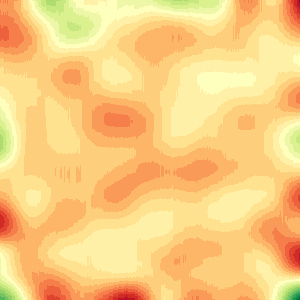
#> input picture frontend/src/assets/img_ndvi.png, 300 x 300 px, found by its file name
$ python generate_lai.py
#> lines starting #> are read from the running program, lines starting #| are printed output that depends on the picture
from PIL import Image, ImageEnhance, ImageDraw, ImageFilter
import sys
import os

try:
    img_path = r'c:\Users\Admin\Desktop\LCB Fertilizer\frontend\src\assets\img_NDVI.png'
    out_path = r'c:\Users\Admin\Desktop\LCB Fertilizer\frontend\src\assets\img_lai.png'

    # 1. Load image
    img = Image.open(img_path).convert('RGBA')
#> img is the input picture: PIL image 300x300 RGBA; mean R, G, B, A 250.6, 206.2, 129.1, 255
    w, h = img.size
#> w = 300; h = 300

    # 2. Add a very subtle, general dark wash over the entire image
    # (this mimics the low-brightness "blur" look of the other tabs without being a harsh black dot)
    overall_dark = Image.new('RGBA', (w, h), (10, 30, 10, 90)) # Soft dark olive wash
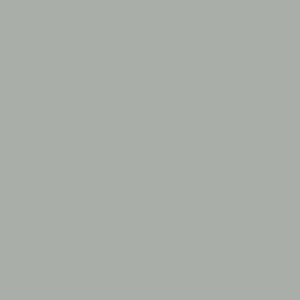
#> overall_dark: PIL image 300x300 RGBA; mean R, G, B, A 10, 30, 10, 90; transparent parts drawn white
    img = Image.alpha_composite(img, overall_dark)
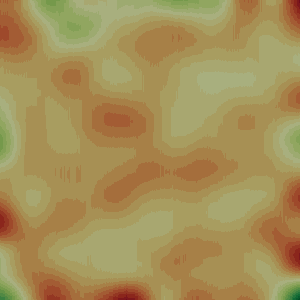
#> img: PIL image 300x300 RGBA; mean R, G, B, A 165.6, 144.1, 87.2, 255

    # 3. Add a slight, wider, very soft blur just behind the icon to make it pop,
    # but color it natural dark green, not black.
    shadow = Image.new('RGBA', (w, h), (0, 0, 0, 0))
#> shadow: PIL image 300x300 RGBA; every value is 0
    draw = ImageDraw.Draw(shadow)

    cx, cy = w//2, h//2
#> cx = 150; cy = 150
    r_shadow = min(w, h) * 0.40
#> r_shadow = 120

    # Draw dark green subtle ellipse
    draw.ellipse((cx - r_shadow, cy - r_shadow, cx + r_shadow, cy + r_shadow), fill=(10, 30, 10, 140))

    # Extreme blur to just make it a soft gradient
    shadow = shadow.filter(ImageFilter.GaussianBlur(radius=w*0.25))
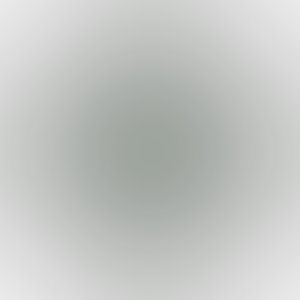
#> shadow: PIL image 300x300 RGBA; mean R, G, B, A 4.3, 12.9, 4.3, 60; transparent parts drawn white

    final_img = Image.alpha_composite(img, shadow)
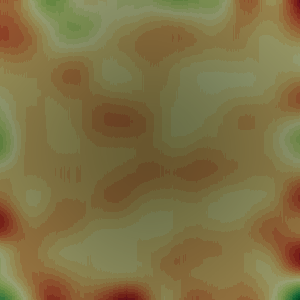
#> final_img: PIL image 300x300 RGBA; mean R, G, B, A 127.6, 113.4, 67.8, 255

    # 4. Save
    final_img.save(out_path)
    print("Success")
except Exception as e:
    print(f"Error: {e}")
    sys.exit(1)

$ run again, with frontend/src/assets/img_cwsi.png copied over frontend/src/assets/img_ndvi.png
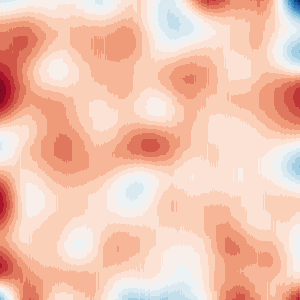
#> input picture frontend/src/assets/img_cwsi.png, 300 x 300 px, found by its file name
#> img is the input picture: PIL image 300x300 RGBA; mean R, G, B, A 243.3, 197.6, 178.5, 255
#> `img = Image.alpha_composite(img, overall_dark)`:
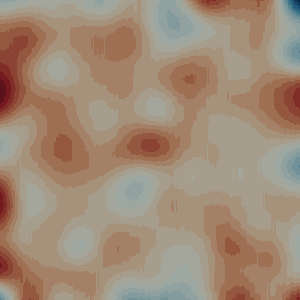
#> img: PIL image 300x300 RGBA; mean R, G, B, A 160.9, 138.3, 119, 255
#> `final_img = Image.alpha_composite(img, shadow)`:
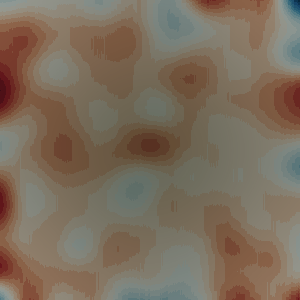
#> final_img: PIL image 300x300 RGBA; mean R, G, B, A 124, 108.8, 91.9, 255
